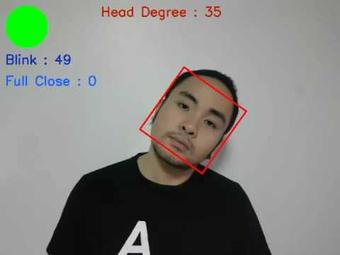
#> input picture ImageProcessingfordetection/blackimage/20.jpg, 340 x 255 px, found by its file name
$ python perspectiveTransformation.py
#> lines starting #> are read from the running program, lines starting #| are printed output that depends on the picture
import cv2 as cv
import numpy as np
#from matplotlib import pyplot as plt

img = cv.imread( '/home/pi/gitlab/FaceAccessControl/ImageProcessingfordetection/blackimage/20.jpg')
#> img is the input picture: shape (255, 340, 3); mean B, G, R 128.2, 133.8, 132.3
rows,cols,ch = img.shape
#> rows = 255; cols = 340; ch = 3
pts1 = np.float32([[56,65],[368,52],[28,387],[389,390]])
pts2 = np.float32([[0,0],[300,0],[0,300],[300,300]])
M = cv.getPerspectiveTransform(pts1,pts2)
dst = cv.warpPerspective(img,M,(300,300))
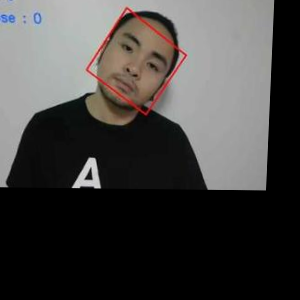
#> dst: shape (300, 300, 3); mean B, G, R 65.7, 67.1, 69.1
cv.imshow("Input", img)
cv.imshow("Output", dst)
cv.waitKey(20000);
'''
plt.subplot(121),plt.imshow(img),plt.title('Input')
plt.subplot(122),plt.imshow(dst),plt.title('Output')
plt.show()
'''

$ run again, with ImageProcessingfordetection/blackimage/1.jpg copied over ImageProcessingfordetection/blackimage/20.jpg
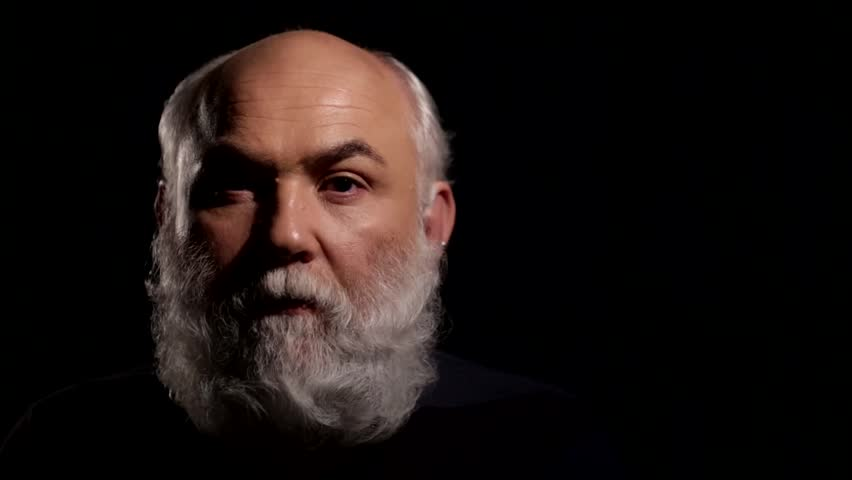
#> input picture ImageProcessingfordetection/blackimage/1.jpg, 852 x 480 px, found by its file name
#> img is the input picture: shape (480, 852, 3); mean B, G, R 17.3, 19, 26.6
#> `dst = cv.warpPerspective(img,M,(300,300))`:
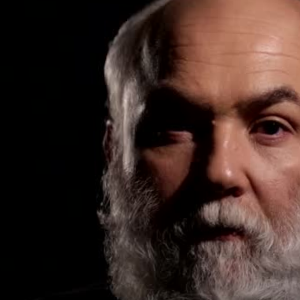
#> dst: shape (300, 300, 3); mean B, G, R 37.5, 42.9, 61.7

$ run again, with ImageProcessingfordetection/blackimage/10.jpg copied over ImageProcessingfordetection/blackimage/20.jpg
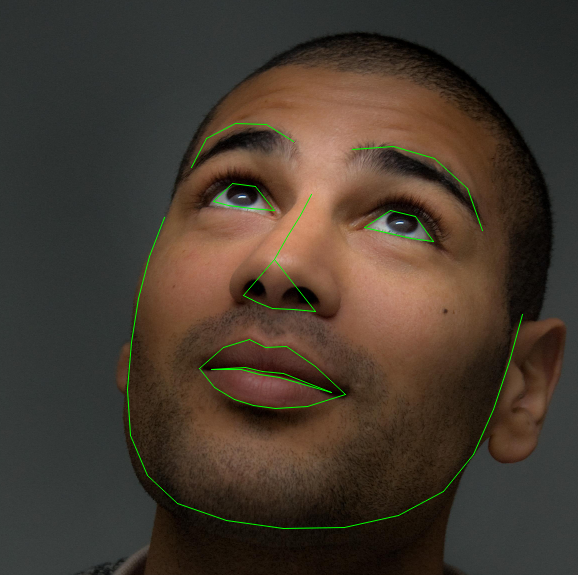
#> input picture ImageProcessingfordetection/blackimage/10.jpg, 578 x 575 px, found by its file name
#> img is the input picture: shape (575, 578, 3); mean B, G, R 46.3, 57.5, 69.4
#> `dst = cv.warpPerspective(img,M,(300,300))`:
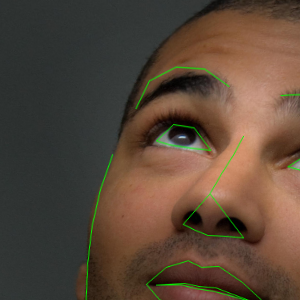
#> dst: shape (300, 300, 3); mean B, G, R 56.9, 71.4, 89.3
